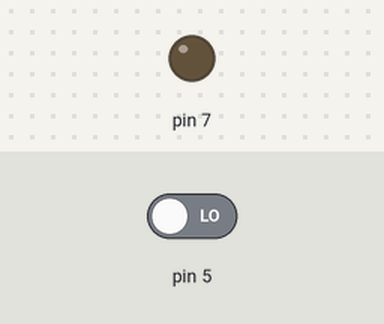
Bench run of a sketch on a simulated Arduino Uno, built with avr-gcc and run on an emulated ATmega328P. Parts: output pins drawn as LEDs (lit = HIGH). Dashed ring = blinking. Inputs (shaded band) come from the test bench; at power-on: pin 5 LOW. What the sketch prints to the serial monitor is not drawn.

Above: at 1.2 s.
1.3 s: pin 5 driven HIGH
At 4.25 s:
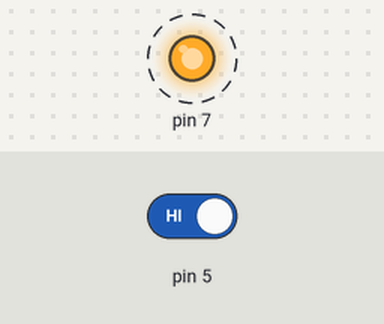
4.3 s: pin 5 driven LOW
At 5.6 s:
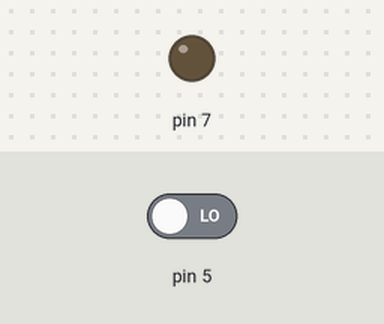
Timing chart, 0 to 7.3 s (numbered marks = the images above; inputs shaded):
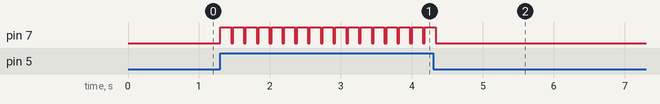

Measured:
- after the input at 1.3 s, pin 7: alternates HIGH for 0.15 s and LOW for 0.03 s, starting at once
- after the input at 4.3 s, pin 7: goes on until 4.3 s, then stays LOW

The sketch:

led_final.ino
```cpp
int button = 5;
int buttonstate;

void setup() {
  Serial.begin(9600);
  pinMode(5,INPUT);
  pinMode(7,OUTPUT);

}

void loop() {
  buttonstate = digitalRead(5);
  if(buttonstate == 1){
    delta1();


  }
  else {
    digitalWrite(7,LOW);
  }
  Serial.println(buttonstate);

}
void delta1(){
  digitalWrite(7,HIGH);
  delay(150);
  digitalWrite(7,LOW);
  delay(30);
}
```
